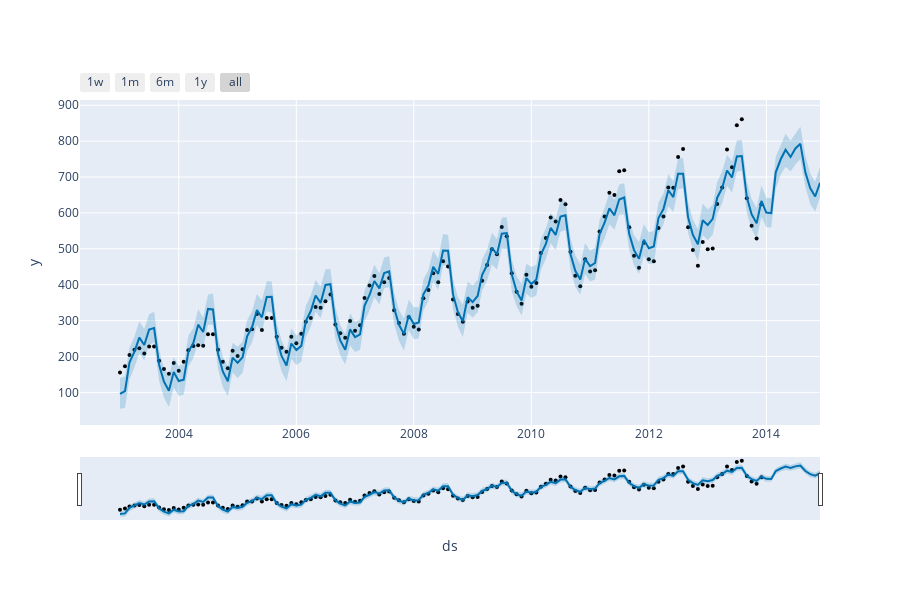

This figure's notebook cell:
### Code cell
from prophet.plot import plot_plotly, plot_components_plotly

plot_plotly(m, forecast)

### Figure 1 — Plotly figure (JSON) as saved in the notebook; plotly's stock layout.template omitted (floating-point values rounded to 4 significant figures; data arrays with more than 128 entries replaced by an {"elided": "..."} marker saying what was removed)
{"data": [{"marker": {"color": "black", "size": 4}, "mode": "markers", "name": "Actual", "type": "scatter", "x": {"elided": "132 str values"}, "y": {"elided": "132 int values"}}, {"hoverinfo": "skip", "line": {"width": 0}, "mode": "lines", "type": "scatter", "x": {"elided": "144 str values"}, "y": {"elided": "144 float values"}}, {"fill": "tonexty", "fillcolor": "rgba(0, 114, 178, 0.2)", "line": {"color": "#0072B2", "width": 2}, "mode": "lines", "name": "Predicted", "type": "scatter", "x": {"elided": "144 str values"}, "y": {"elided": "144 float values"}}, {"fill": "tonexty", "fillcolor": "rgba(0, 114, 178, 0.2)", "hoverinfo": "skip", "line": {"width": 0}, "mode": "lines", "type": "scatter", "x": {"elided": "144 str values"}, "y": {"elided": "144 float values"}}], "layout": {"height": 600, "showlegend": false, "width": 900, "xaxis": {"rangeselector": {"buttons": [{"count": 7, "label": "1w", "step": "day", "stepmode": "backward"}, {"count": 1, "label": "1m", "step": "month", "stepmode": "backward"}, {"count": 6, "label": "6m", "step": "month", "stepmode": "backward"}, {"count": 1, "label": "1y", "step": "year", "stepmode": "backward"}, {"step": "all"}]}, "rangeslider": {"visible": true}, "title": {"text": "ds"}, "type": "date"}, "yaxis": {"title": {"text": "y"}}}}
